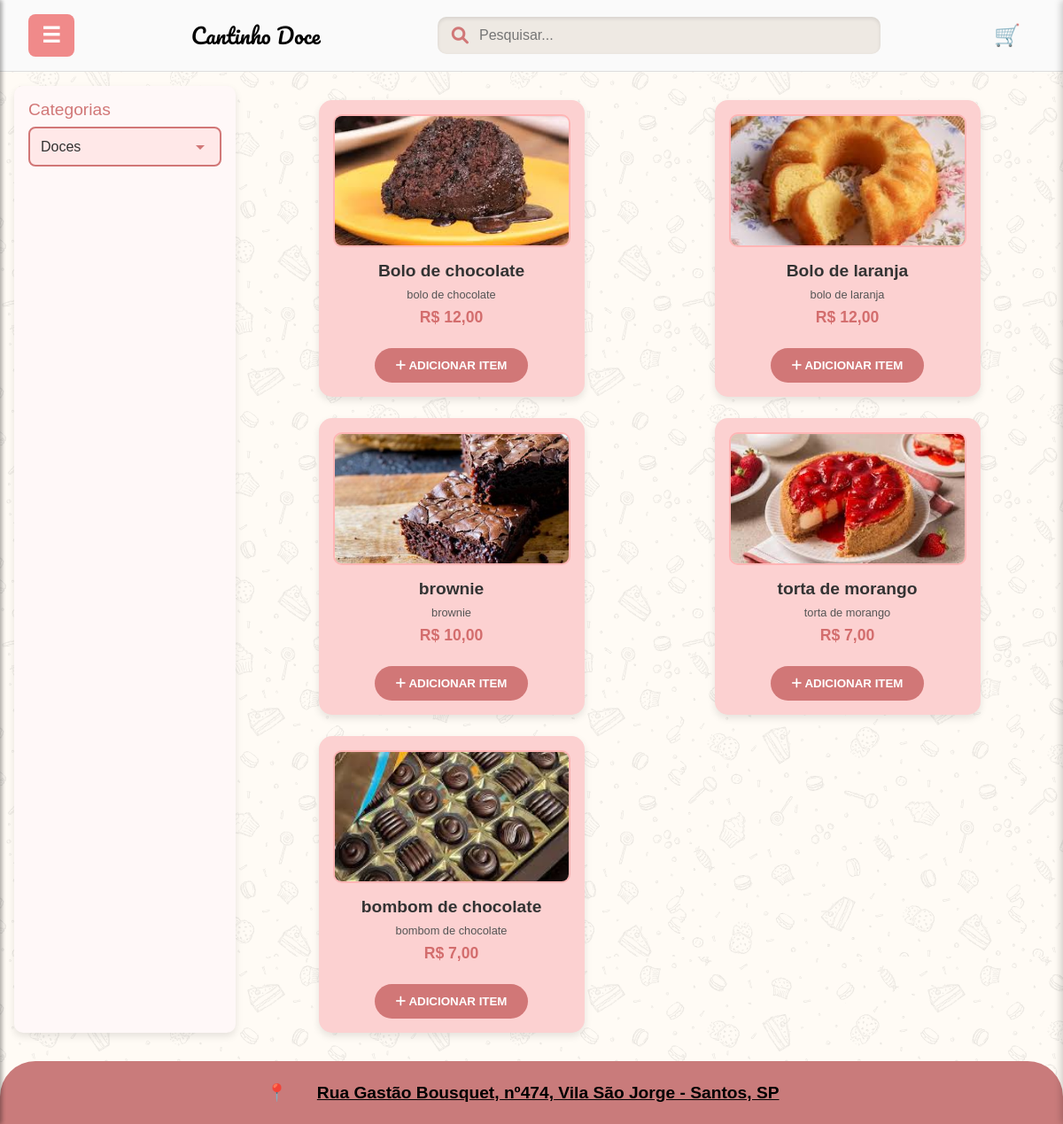
Page /CantinhoDoce/produtos.php?categoria=doces on the committed database.
### tables this page shows
CREATE TABLE `produtos` (
  `id` int(11) NOT NULL,
  `nome` varchar(100) NOT NULL,
  `preco` decimal(10,2) NOT NULL,
  `descricao` varchar(300) NOT NULL,
  `imagem` varchar(255) NOT NULL,
  `categoria` varchar(200) NOT NULL
);

### CantinhoDoce/produtos.php (the view, shortened to what this page needs)
<?php
include 'conexao.php';
$searchTerm = isset($_GET['search']) ? $_GET['search'] : '';
if (!empty($searchTerm)) {
    $sql = "SELECT * FROM produtos WHERE nome LIKE ? OR descricao LIKE ?";
    $stmt = mysqli_prepare($conexao, $sql);
    $likeSearchTerm = "%" . $searchTerm . "%";
    mysqli_stmt_bind_param($stmt, "ss", $likeSearchTerm, $likeSearchTerm);
    mysqli_stmt_execute($stmt);
    $resultado = mysqli_stmt_get_result($stmt);
} else {
    $sql = "SELECT * FROM produtos";
    $resultado = mysqli_query($conexao, $sql);
}
$categoria = isset($_GET['categoria']) ? $_GET['categoria'] : 'todos';
if ($categoria !== 'todos') {
    $sql = "SELECT * FROM produtos WHERE categoria = ?";
    $stmt = mysqli_prepare($conexao, $sql);
    mysqli_stmt_bind_param($stmt, "s", $categoria);
    mysqli_stmt_execute($stmt);
    $resultado = mysqli_stmt_get_result($stmt);
} else {
    $sql = "SELECT * FROM produtos";
    $resultado = mysqli_query($conexao, $sql);
}
?>
<!DOCTYPE html>
<html lang="pt-BR">
<head>
  <link rel="stylesheet" href="https://cdnjs.cloudflare.com/ajax/libs/font-awesome/6.0.0-beta3/css/all.min.css">
</head>
<body>
  <header>
  <div class="menu-icon">☰</div>
    <div class="header-left">
        <div><a href="index.php" class="logo">Cantinho Doce</a></div>
    </div>
    <form action="produtos.php" method="get" class="search-bar">
        <button type="submit" aria-label="Pesquisar">
            <i class="fas fa-search search-icon"></i>
        </button>
        <input type="text" placeholder="Pesquisar..." name="search" value="<?= htmlspecialchars($searchTerm) ?>">
    </form>
    <div class="header-right">
        <br><div class="cart-icon" id="cart-toggle">🛒</div></br>
    </div>
  </header>
  <main class="main-container">
    <div class="category-filter sidebar">
      <label for="category">Categorias</label>
      <select id="category" name="category">
        <option value="doces"    <?= $categoria == 'doces' ? 'selected' : '' ?>>Doces</option>
      </select>
    </div>
    <section class="produtos-container">
      <?php
      if (mysqli_num_rows($resultado) > 0) {
          while ($produto = mysqli_fetch_assoc($resultado)) {
              echo '<div class="produto-card">';
              echo '<img src="' . htmlspecialchars($produto['imagem']) . '" alt="' . htmlspecialchars($produto['nome']) . '">';
              echo '<div class="produto-info">';
              echo '<h3>' . htmlspecialchars($produto['nome']) . '</h3>';
              echo '<p class="descricao">' . htmlspecialchars($produto['descricao']) . '</p>';
              echo '<p class="preco">R$ ' . number_format($produto['preco'], 2, ',', '.') . '</p>';
              echo '</div>';
              echo '<button class="add-to-cart-btn"
                        data-id="' . htmlspecialchars($produto['id']) . '"
                        data-nome="' . htmlspecialchars($produto['nome']) . '"
                        data-preco="' . htmlspecialchars($produto['preco']) . '"
                        data-imagem="' . htmlspecialchars($produto['imagem']) . '">
                        <i class="fas fa-plus"></i> Adicionar Item
                      </button>';
              echo '</div>';
          }
      } else {
          echo '<p>Nenhum produto encontrado.</p>';
      }
      ?>
    </section>
  </main>
  <footer>
    <span style="margin-right: 0.5rem;">📍</span>
    <a href="https://www.google.com/maps/place/Rua+Gastão+Bousquet,+474+-+Vila+S%C3%A3o+Jorge,+Santos"
       target="_blank"
       style="color: black; text-decoration: underline;">
      Rua Gastão Bousquet, nº474, Vila São Jorge - Santos, SP
    </a>
  </footer>
</body>
</html>

### CantinhoDoce/produtos.php (style rules this page uses)
* { margin: 0; padding: 0; box-sizing: border-box; }
body { font-family: Arial, sans-serif; background-color: #fff; display: flex; flex-direction: column; min-height: 100vh; background-image: url('imagens/CantinhoDoce.png'); }
header { background-color: #fafafa; display: flex; align-items: center; justify-content: space-between; padding: 1rem 2rem; border-bottom: 1px solid #ddd; }
.header-left, .header-right { display: flex; align-items: center; gap: 1rem; }
.logo { font-family: 'Pacifico', cursive; font-size: 1.5rem; color:rgb(0, 0, 0); }
.search-bar { display: flex; align-items: center; background-color: #eee9e3; border-radius: 10px; padding: 0.5rem 1rem; box-shadow: inset 0 2px 4px rgba(0,0,0,0.1); width: 100%; max-width: 500px; }
.search-bar input { border: none; background: none; outline: none; padding: 0.25rem; flex-grow: 1; font-size: 1rem; color: #333; }
.search-bar button { background: none; border: none; color: #f08a8a; cursor: pointer; }
.search-bar .search-icon { font-size: 1.2rem; color: #D17777; margin-right: 0.5rem; }
.cart-icon, .user-icon { font-size: 1.5rem; cursor: pointer; color: #f08a8a; }
.main-container { display: flex; flex-grow: 1; padding: 1rem; gap: 1rem; }
.sidebar { background-color: #fff8f8; width: 250px; padding: 1rem; border-radius: 10px; box-shadow: 0 4px 8px rgba(0,0,0,0.1); }
.category-filter { padding: 1rem; border-radius: 10px; background-color: #fff8f8; box-shadow: 0 4px 8px rgba(0,0,0,0.1); margin-bottom: 1rem; }
.category-filter label { display: block; font-family: 'Chonburi', cursive; font-size: 1.2rem; color: #D17777; margin-bottom: 0.5rem; font-family: Arial, sans-serif; }
.category-filter select { width: 100%; padding: 0.75rem; border: 2px solid #D17777; border-radius: 8px; background-color: #ffe8e8; font-size: 1rem; color: #333; cursor: pointer; -webkit-appearance: none; -moz-appearance: none; appearance: none; background-repeat: no-repeat; background-position: right 10px center; }
.produtos-container { flex-grow: 1; display: grid; grid-template-columns: repeat(auto-fit, minmax(280px, 1fr)); gap: 1.5rem; padding: 1rem; justify-items: center; }
.produto-card { background-color:rgb(252, 209, 209);; border-radius: 15px; padding: 1rem; box-shadow: 0 4px 8px rgba(0,0,0,0.1); display: flex; flex-direction: column; align-items: center; width: 100%; max-width: 300px; position: relative; }
.produto-card img { width: 100%; height: 150px; object-fit: cover; border-radius: 10px; margin-bottom: 0.5rem; border: 2px solid #ffb5b5; }
.produto-info { text-align: center; flex-grow: 1; width: 100%; }
.produto-info h3 { font-family: 'Chonburi', cursive; font-size: 1.2rem; color: #333; margin: 0.5rem 0; font-family: Arial, sans-serif; }
.produto-info .descricao { font-size: 0.8rem; color: #555; margin-bottom: 0.5rem; }
.produto-info .preco { font-weight: bold; font-size: 1.1rem; color:rgb(211, 109, 109); margin: 0.5rem 0; }
.add-to-cart-btn { background-color: #D17777; color: white; border: none; padding: 0.75rem 1.5rem; border-radius: 20px; cursor: pointer; font-weight: bold; text-transform: uppercase; margin-top: 1rem; }
footer { background-color: #c97b7b; color: black; padding: 1.5rem; text-align: center; font-size: 1.2rem; font-weight: bold; border-radius: 40px 40px 0 0; margin-top: auto; }
a { color: black; text-decoration: none; margin: 20px }
.menu-icon { font-size: 1.5rem; cursor: pointer; background-color: #f08a8a; border: none; padding: 10px 15px; border-radius: 8px; color: white; font-weight: bold; z-index: 1000; font-family: 'Arial', fantasy; }

### rows in the picture
produtos: imagem (picture), nome "Bolo de chocolate", descricao "bolo de chocolate", preco "12,00"
produtos: imagem (picture), nome "Bolo de laranja", descricao "bolo de laranja", preco "12,00"
produtos: imagem (picture), nome "brownie", descricao "brownie", preco "10,00"
produtos: imagem (picture), nome "torta de morango", descricao "torta de morango", preco "7,00"
produtos: imagem (picture), nome "bombom de chocolate", descricao "bombom de chocolate", preco "7,00"
